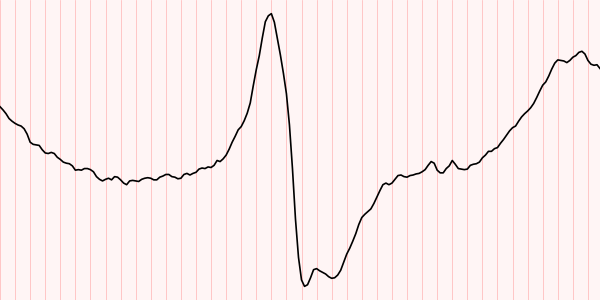
#> input picture data/ecg_images/beat_00001_pvc.png, 600 x 300 px
$ python paper_crop.py ../../data/ecg_images/beat_00001_pvc.png out.png
#> lines starting #> are read from the running program, lines starting #| are printed output that depends on the picture; after the words box and inside, x2 and y2 are one past the last pixel; in counts of white or black regions, pixels touching at a corner belong together
#> further down, im is the input picture: shape (300, 600, 3); mean B, G, R 239.3, 239.3, 252.2
"""
paper_crop.py
==============
Find the ECG paper inside a photo (dark desk / screen surround, browser UI, etc.)
and return its bounding box, so the U-Net only sees the paper. Classical CV, no
training: bright-region threshold -> close the dark grid/trace holes -> largest
blob -> bounding box. Crops only if the outside is much darker than the paper
(dark_ratio), so shadows on the paper itself are left alone.

    x0, y0, x1, y1 = find_paper_box(bgr)          # full image if no clear paper found

Returns the full image box when the paper already fills the frame (scans, web
strips), so it is safe to call on every input.
"""
import cv2
import numpy as np


def find_paper_box(bgr, inset=0.012, min_area_frac=0.15, min_fill=0.55, full_frac=0.97, dark_ratio=0.5):
#> called with inset = 0.012, min_area_frac = 0.15, min_fill = 0.55, full_frac = 0.97, dark_ratio = 0.5
    h, w = bgr.shape[:2]
#> h = 300; w = 600
    full = (0, 0, w, h)
#> full = (0, 0, 600, 300)
    scale = 640.0 / max(h, w) if max(h, w) > 640 else 1.0
#> scale = 1
    small = cv2.resize(bgr, (int(w * scale), int(h * scale)), interpolation=cv2.INTER_AREA) if scale < 1 else bgr
    sh, sw = small.shape[:2]
#> sh = 300; sw = 600
    gray = cv2.GaussianBlur(cv2.cvtColor(small, cv2.COLOR_BGR2GRAY), (5, 5), 0)
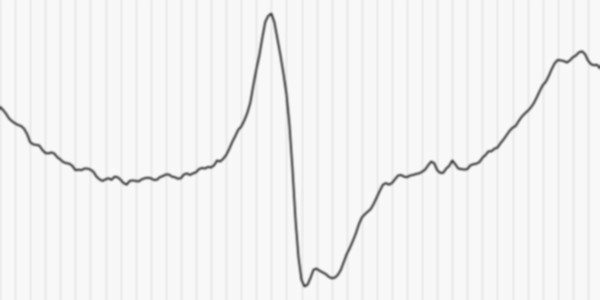
#> gray: shape (300, 600); min 70, max 248, mean 243.2
    t, _ = cv2.threshold(gray, 0, 255, cv2.THRESH_BINARY + cv2.THRESH_OTSU)
#> t = 193
    # bright pixels = paper; the dark grid lines and trace become holes -> close them
    bright = (gray > t).astype(np.uint8)
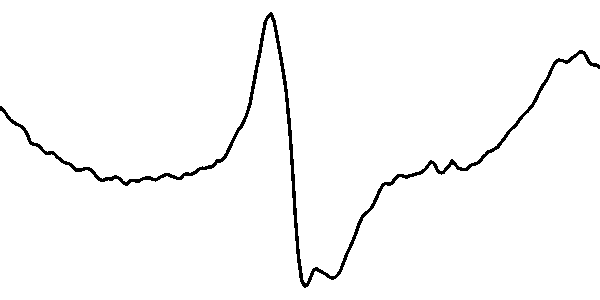
#> bright: shape (300, 600); values 0 (black) and 1 (white), 97.8% white; 1 black region, box (x1, y1, x2, y2) and area: (0, 12, 600, 288) 3946
    k = max(5, int(0.02 * max(sh, sw)) | 1)
#> k = 13
    closed = cv2.morphologyEx(bright, cv2.MORPH_CLOSE, cv2.getStructuringElement(cv2.MORPH_RECT, (k, k)))
#> closed: shape (300, 600); every value is 1
    n, lab, stats, _ = cv2.connectedComponentsWithStats(closed, connectivity=4)
#> lab: shape (300, 600) int32; every value is 1
#> n = 2; stats = [[-1, 2147483647, 0, 0, 0], [0, 0, 600, 300, 180000]]
    if n < 2:
        return full
    j = 1 + int(np.argmax(stats[1:, cv2.CC_STAT_AREA]))
#> j = 1
    x, y, bw, bh, area = stats[j]
#> x = 0; y = 0; bw = 600; bh = 300; area = 180000
    if area < min_area_frac * sh * sw or area < min_fill * bw * bh:
        return full
    if bw >= full_frac * sw and bh >= full_frac * sh:
        return full                                  # paper already fills the frame
    # only crop when what lies OUTSIDE is clearly darker than the paper (a dark surround).
    # A shadow across the paper itself is not a surround and must not be cut away.
    inside = np.zeros((sh, sw), bool); inside[y:y + bh, x:x + bw] = True
    if inside.all() or (~inside).sum() < 0.02 * sh * sw:
        return full
    if np.median(gray[~inside]) >= dark_ratio * np.median(gray[inside]):
        return full
    x0, y0, x1, y1 = x / scale, y / scale, (x + bw) / scale, (y + bh) / scale
    ix, iy = inset * (x1 - x0), inset * (y1 - y0)    # step inside to drop the paper edge / frame
    return (int(round(x0 + ix)), int(round(y0 + iy)), int(round(x1 - ix)), int(round(y1 - iy)))


if __name__ == "__main__":
    import sys
    im = cv2.imread(sys.argv[1]); b = find_paper_box(im); print("box x0,y0,x1,y1 =", b, "of", im.shape[1], "x", im.shape[0])
#> after `b = find_paper_box(im)`: b = (0, 0, 600, 300)
    x0, y0, x1, y1 = b; cv2.imwrite(sys.argv[2] if len(sys.argv) > 2 else "paper_crop_preview.png", im[y0:y1, x0:x1])
#> after `x0, y0, x1, y1 = b`: x0 = 0; y0 = 0; x1 = 600; y1 = 300

$ run again, on data/ecg_images/beat_00006_pvc.png
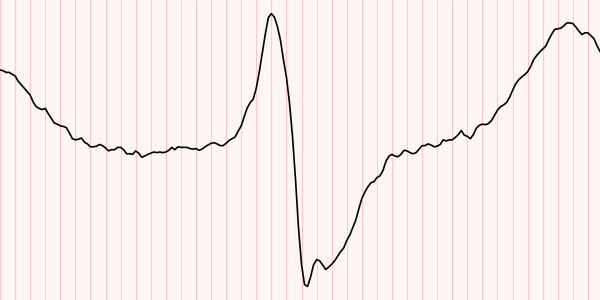
#> input picture data/ecg_images/beat_00006_pvc.png, 600 x 300 px
#> im is the input picture: shape (300, 600, 3); mean B, G, R 239.3, 239.3, 252.2
#> in find_paper_box, `gray = cv2.GaussianBlur(cv2.cvtColor(small, cv2.COLOR_BGR2GRAY), (5, 5..`:
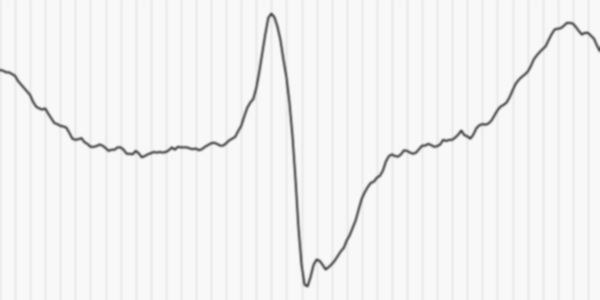
#> gray: shape (300, 600); min 75, max 248, mean 243.2
#> t = 192
#> in find_paper_box, `bright = (gray > t).astype(np.uint8)`:
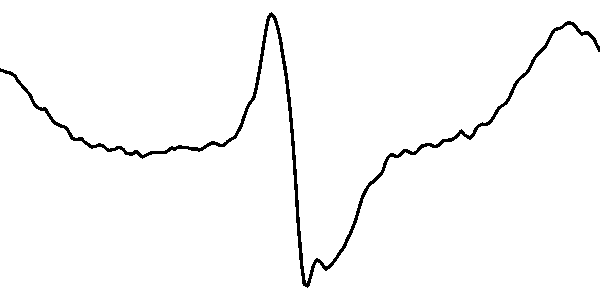
#> bright: shape (300, 600); values 0 (black) and 1 (white), 97.8% white; 1 black region, box (x1, y1, x2, y2) and area: (0, 12, 600, 288) 3934
#> closed: shape (300, 600); every value is 1
#> lab: shape (300, 600) int32; every value is 1
#> n = 2; stats = [[-1, 2147483647, 0, 0, 0], [0, 0, 600, 300, 180000]]
#> j = 1
#> x = 0; bw = 600; bh = 300; area = 180000
#> b = (0, 0, 600, 300)
#> x0 = 0; x1 = 600; y1 = 300

$ run again, on data/ecg_images/beat_00008_pvc.png
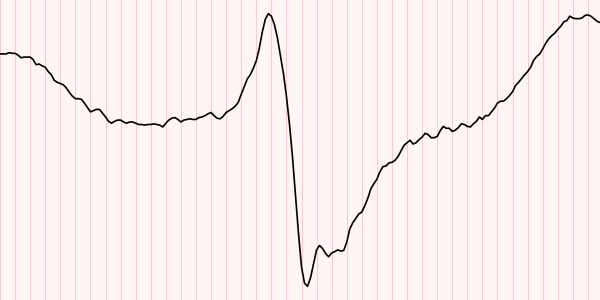
#> input picture data/ecg_images/beat_00008_pvc.png, 600 x 300 px
#> im is the input picture: shape (300, 600, 3); mean B, G, R 239.4, 239.4, 252.3
#> in find_paper_box, `gray = cv2.GaussianBlur(cv2.cvtColor(small, cv2.COLOR_BGR2GRAY), (5, 5..`:
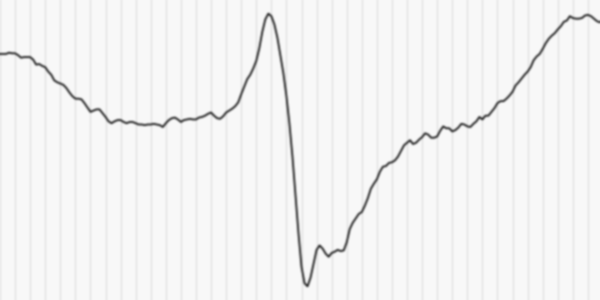
#> gray: shape (300, 600); min 77, max 248, mean 243.3
#> t = 193
#> in find_paper_box, `bright = (gray > t).astype(np.uint8)`:
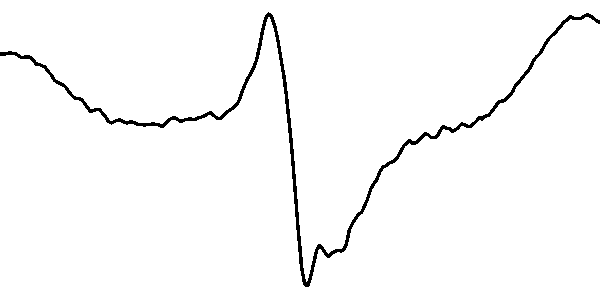
#> bright: shape (300, 600); values 0 (black) and 1 (white), 97.9% white; 1 black region, box (x1, y1, x2, y2) and area: (0, 12, 600, 287) 3834
#> closed: shape (300, 600); every value is 1
#> lab: shape (300, 600) int32; every value is 1
#> n = 2; stats = [[-1, 2147483647, 0, 0, 0], [0, 0, 600, 300, 180000]]
#> j = 1
#> x = 0; bw = 600; bh = 300; area = 180000
#> b = (0, 0, 600, 300)
#> x0 = 0; x1 = 600; y1 = 300

$ run again, on data/ecg_images/beat_00009_pvc.png
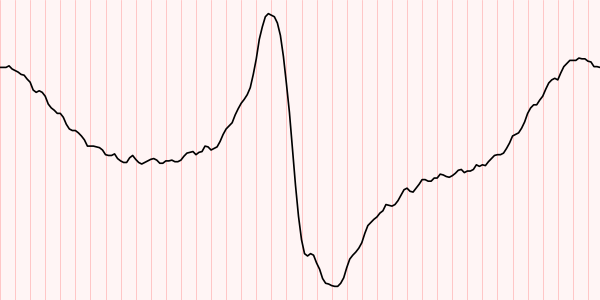
#> input picture data/ecg_images/beat_00009_pvc.png, 600 x 300 px
#> im is the input picture: shape (300, 600, 3); mean B, G, R 239.4, 239.4, 252.3
#> in find_paper_box, `gray = cv2.GaussianBlur(cv2.cvtColor(small, cv2.COLOR_BGR2GRAY), (5, 5..`:
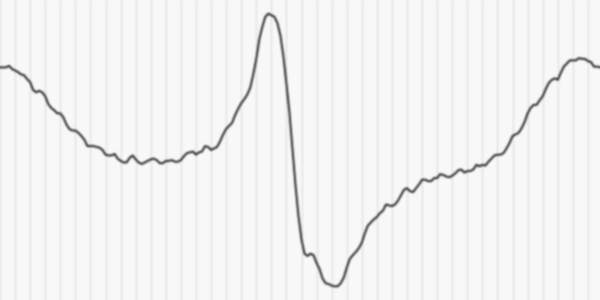
#> gray: shape (300, 600); min 87, max 248, mean 243.3
#> t = 192
#> in find_paper_box, `bright = (gray > t).astype(np.uint8)`:
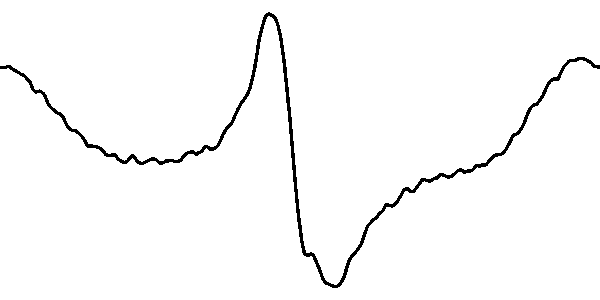
#> bright: shape (300, 600); values 0 (black) and 1 (white), 97.9% white; 1 black region, box (x1, y1, x2, y2) and area: (0, 12, 600, 288) 3780
#> closed: shape (300, 600); every value is 1
#> lab: shape (300, 600) int32; every value is 1
#> n = 2; stats = [[-1, 2147483647, 0, 0, 0], [0, 0, 600, 300, 180000]]
#> j = 1
#> x = 0; bw = 600; bh = 300; area = 180000
#> b = (0, 0, 600, 300)
#> x0 = 0; x1 = 600; y1 = 300
